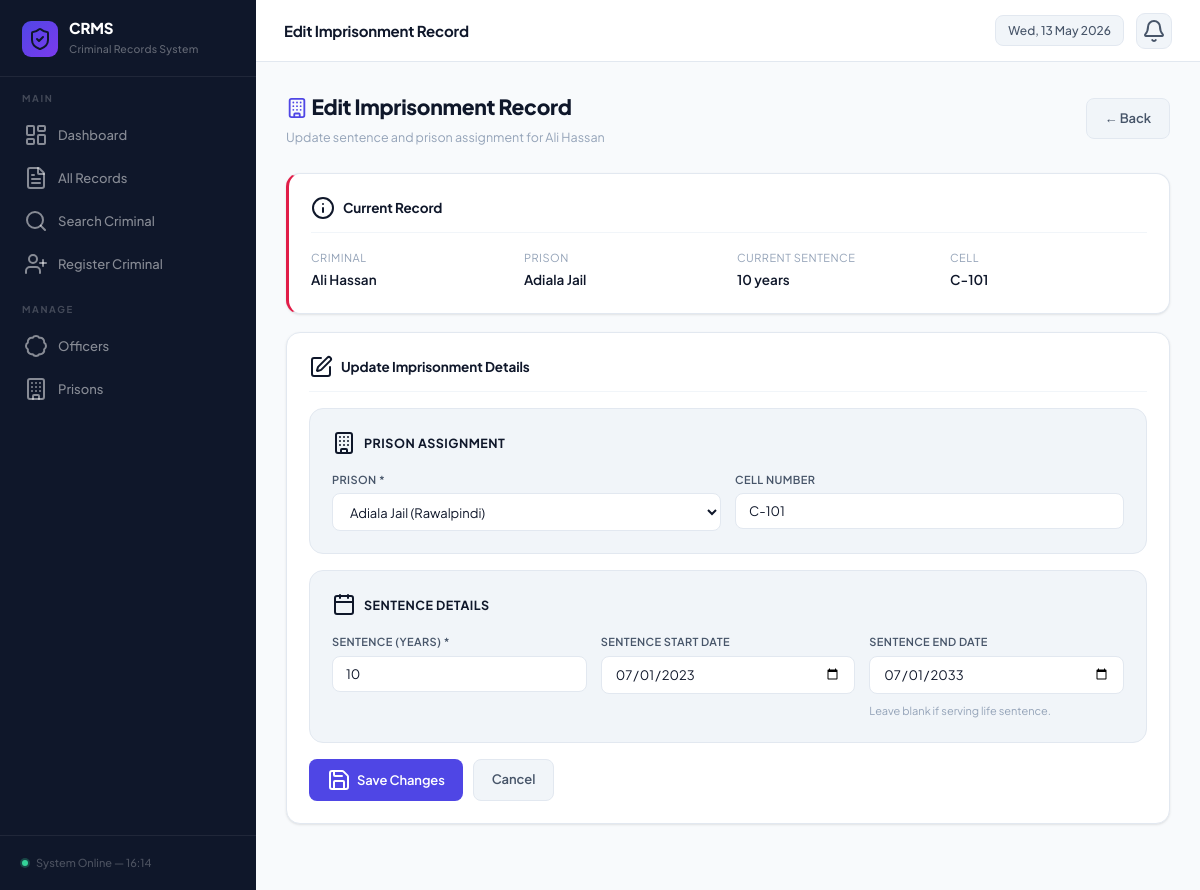
The page /edit_imprisonment.php?id=1 on the database its author committed.
### tables this page shows
CREATE TABLE Imprisonment (
    imprisonment_id INT AUTO_INCREMENT PRIMARY KEY,
    criminal_id     INT,
    prison_id       INT,
    cell_number     VARCHAR(20),
    start_date      DATE,
    end_date        DATE,
    sentence_years  INT,
    FOREIGN KEY (criminal_id) REFERENCES Criminal(criminal_id) ON DELETE CASCADE,
    FOREIGN KEY (prison_id)   REFERENCES Prison(prison_id)     ON DELETE CASCADE
);

CREATE TABLE Prison (
    prison_id   INT AUTO_INCREMENT PRIMARY KEY,
    prison_name VARCHAR(100),
    location    VARCHAR(200),
    capacity    INT
);

### edit_imprisonment.php (the view, shortened to what this page needs)
<?php
include 'db.php';
$id = intval($_GET['id']);
$criminal_id = intval($_GET['cid'] ?? 0);
$row = mysqli_fetch_assoc(mysqli_query($conn,
    "SELECT i.*, p.prison_name, CONCAT(c.first_name,' ',c.last_name) as cname
     FROM Imprisonment i
     JOIN Prison p ON i.prison_id = p.prison_id
     JOIN Criminal c ON i.criminal_id = c.criminal_id
     WHERE i.imprisonment_id = $id"
));
$prisons = mysqli_query($conn,"SELECT * FROM Prison ORDER BY prison_name");
include 'header.php';
?>
<div class="page-hdr">
    <div>
        <h2><i data-lucide="building" style="width:22px;height:22px;vertical-align:-4px;color:var(--indigo);"></i> Edit Imprisonment Record</h2>
        <p>Update sentence and prison assignment for <?=htmlspecialchars($row['cname'])?></p>
    </div>
    <a href="<?=$criminal_id?"profile.php?id=$criminal_id":"records.php"?>" class="btn btn-gray">← Back</a>
</div>
<div class="card" style="border-left:3px solid var(--rose);">
    <div class="card-title"><i data-lucide="info"></i> Current Record</div>
    <div style="display:grid;grid-template-columns:repeat(4,1fr);gap:16px;">
        <div>
            <div style="font-size:11px;color:var(--txt-soft);text-transform:uppercase;letter-spacing:.5px;margin-bottom:3px;">Criminal</div>
            <div style="font-weight:600;"><?=htmlspecialchars($row['cname'])?></div>
        </div>
        <div>
            <div style="font-size:11px;color:var(--txt-soft);text-transform:uppercase;letter-spacing:.5px;margin-bottom:3px;">Prison</div>
            <div style="font-weight:600;"><?=htmlspecialchars($row['prison_name'])?></div>
        </div>
        <div>
            <div style="font-size:11px;color:var(--txt-soft);text-transform:uppercase;letter-spacing:.5px;margin-bottom:3px;">Current Sentence</div>
            <div style="font-weight:600;"><?=$row['sentence_years']?> years</div>
        </div>
        <div>
            <div style="font-size:11px;color:var(--txt-soft);text-transform:uppercase;letter-spacing:.5px;margin-bottom:3px;">Cell</div>
            <div style="font-weight:600;"><?=htmlspecialchars($row['cell_number'])?></div>
        </div>
    </div>
</div>
<div class="card">
    <div class="card-title"><i data-lucide="edit"></i> Update Imprisonment Details</div>
    <form method="POST">
        <div class="form-section">
            <div class="form-section-title"><i data-lucide="building"></i> Prison Assignment</div>
            <div class="form-grid">
                <div class="form-group">
                    <label>Prison *</label>
                    <select name="prison_id" required>
                        <?php
                        while($p=mysqli_fetch_assoc($prisons)):
                        ?>
                        <option value="<?=$p['prison_id']?>" <?=$row['prison_id']==$p['prison_id']?'selected':''?>>
                            <?=htmlspecialchars($p['prison_name'])?> (<?=htmlspecialchars($p['location'])?>)
                        </option>
                        <?php endwhile; ?>
                    </select>
                </div>
                <div class="form-group">
                    <label>Cell Number</label>
                    <input type="text" name="cell_number" value="<?=htmlspecialchars($row['cell_number'])?>" placeholder="e.g. B-204">
                </div>
            </div>
        </div>
        <div class="form-section">
            <div class="form-section-title"><i data-lucide="calendar"></i> Sentence Details</div>
            <div class="form-grid cols3">
                <div class="form-group">
                    <label>Sentence (Years) *</label>
                    <input type="number" name="sentence_years" value="<?=$row['sentence_years']?>" min="1" required>
                </div>
                <div class="form-group">
                    <label>Sentence Start Date</label>
                    <input type="date" name="start_date" value="<?=$row['start_date']?>">
                </div>
                <div class="form-group">
                    <label>Sentence End Date</label>
                    <input type="date" name="end_date" value="<?=$row['end_date']??''?>">
                    <small style="font-size:11px;color:var(--txt-soft);margin-top:3px;">Leave blank if serving life sentence.</small>
                </div>
            </div>
        </div>
        <div style="display:flex;gap:10px;">
            <button type="submit" class="btn btn-primary">
                <i data-lucide="save"></i> Save Changes
            </button>
            <a href="<?=$criminal_id?"profile.php?id=$criminal_id":"records.php"?>" class="btn btn-gray">Cancel</a>
        </div>
    </form>
</div>
<?php include 'footer.php'; ?>

### header.php (style rules this page uses)
:root { --bg: #f8fafc; --surface: #ffffff; --surface-alt: #f1f5f9; --sidebar-bg: #0f172a; --sidebar-hover: rgba(255,255,255,.06); --sidebar-act: rgba(99,102,241,.18); --indigo: #4f46e5; --indigo-lt: #eef2ff; --indigo-dk: #4338ca; --sky: #0284c7; --sky-lt: #f0f9ff; --emerald: #059669; --emerald-lt: #ecfdf5; --amber: #d97706; --amber-lt: #fffbeb; --rose: #e11d48; --rose-lt: #fff1f2; --violet: #7c3aed; --violet-lt: #f5f3ff; --txt: #0f172a; --txt-mid: #475569; --txt-soft: #94a3b8; --border: #e2e8f0; --border-lt: #f1f5f9; --shadow-xs: 0 1px 2px rgba(0,0,0,.05); --shadow-sm: 0 1px 3px rgba(0,0,0,.07), 0 1px 2px rgba(0,0,0,.04); --shadow: 0 4px 6px -1px rgba(0,0,0,.07), 0 2px 4px -2px rgba(0,0,0,.04); --shadow-md: 0 10px 15px -3px rgba(0,0,0,.07), 0 4px 6px -4px rgba(0,0,0,.04); --shadow-lg: 0 20px 25px -5px rgba(0,0,0,.08), 0 8px 10px -6px rgba(0,0,0,.04); --radius: 10px; --radius-lg: 14px; --radius-xl: 18px; --sw: 256px; --th: 62px; --trans: all .18s cubic-bezier(.4,0,.2,1); }
*, *::before, *::after { margin:0; padding:0; box-sizing:border-box; }
html { scroll-behavior:smooth; }
body { font-family:'Plus Jakarta Sans', system-ui, sans-serif; background:var(--bg); color:var(--txt); font-size:13.5px; line-height:1.6; -webkit-font-smoothing:antialiased; }
.page-hdr { display:flex; justify-content:space-between; align-items:center; margin-bottom:26px; }
.page-hdr h2 { font-size:21px; font-weight:800; color:var(--txt); letter-spacing:-.3px; }
.page-hdr p { font-size:12.5px; color:var(--txt-soft); margin-top:3px; }
.card { background:var(--surface); border:1px solid var(--border); border-radius:var(--radius-lg); padding:22px; margin-bottom:18px; box-shadow:var(--shadow-sm); transition:var(--trans); }
.card-title { font-size:13.5px; font-weight:700; color:var(--txt); margin-bottom:16px; padding-bottom:12px; border-bottom:1px solid var(--border-lt); display:flex; align-items:center; gap:8px; letter-spacing:-.1px; }
.btn { display:inline-flex; align-items:center; gap:6px; padding:9px 18px; border:none; border-radius:8px; font-family:inherit; font-size:13px; font-weight:600; cursor:pointer; text-decoration:none; transition:var(--trans); letter-spacing:-.1px; white-space:nowrap; }
.btn-primary { background:var(--indigo); color:#fff; }
.btn-gray { background:var(--surface-alt); color:var(--txt-mid); border:1px solid var(--border); }
.form-section { background:var(--surface-alt); border:1px solid var(--border); border-radius:var(--radius-lg); padding:22px; margin-bottom:16px; }
.form-section-title { font-size:12.5px; font-weight:700; color:var(--txt); text-transform:uppercase; letter-spacing:.5px; margin-bottom:16px; display:flex; align-items:center; gap:8px; }
.form-grid { display:grid; grid-template-columns:1fr 1fr; gap:14px; }
.form-grid.cols3 { grid-template-columns:1fr 1fr 1fr; }
.form-group { display:flex; flex-direction:column; gap:5px; }
label { font-size:11px; font-weight:600; color:var(--txt-mid); text-transform:uppercase; letter-spacing:.4px; }
input,select,textarea { padding:9px 13px; border:1px solid var(--border); border-radius:8px; font-size:13px; font-family:inherit; color:var(--txt); background:var(--surface); outline:none; transition:var(--trans); width:100%; }
input::placeholder,textarea::placeholder { color:var(--txt-soft); }
select option { background:white; }

### rows shown on the page
imprisonment: prison.prison_name "Adiala Jail", sentence_years "10", cell_number "C-101", prison_id "Adiala Jail (Rawalpindi)", start_date "07/01/2023", end_date "07/01/2033"

### other values the page prints
$pageTitle "Edit Imprisonment Record"
$row['cname'] "Ali Hassan"
